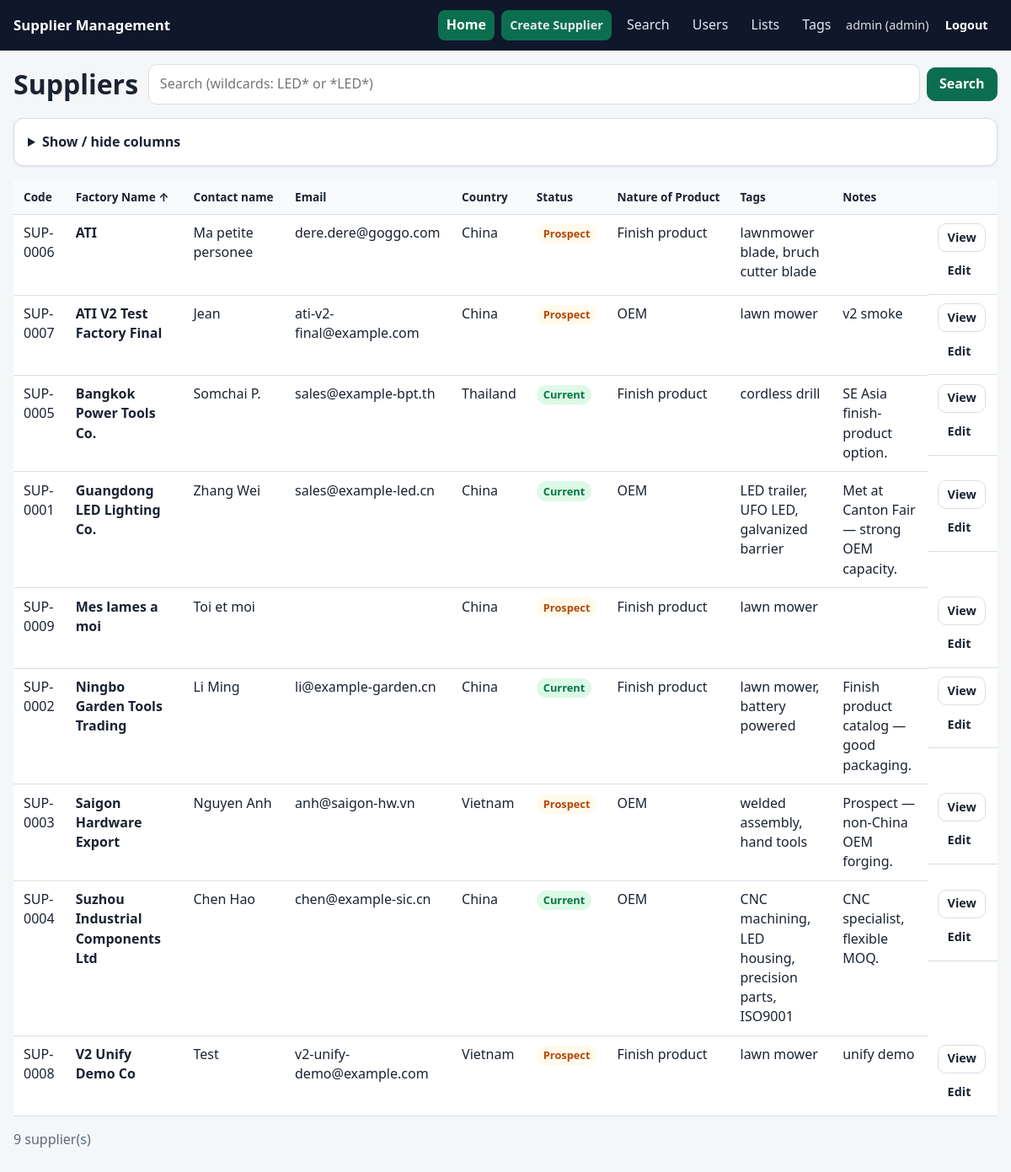
The page / (signed in) on the database its author committed.
### tables this page shows
CREATE TABLE suppliers (
    id_supplier INTEGER PRIMARY KEY AUTOINCREMENT,
    short_code TEXT UNIQUE,
    status TEXT NOT NULL DEFAULT 'Current'
        CHECK(status IN ('Current', 'Prospect', 'Inactive')),
    meet TEXT,
    country TEXT NOT NULL,
    cn_province TEXT,
    city TEXT,
    factory_trading_name TEXT NOT NULL,
    website TEXT,
    contact_name TEXT,
    email TEXT,
    tel_whatsapp_wechat TEXT,
    nature_of_product TEXT,
    item_group_name TEXT,
    production_method TEXT,
    tag_1 TEXT,
    tag_2 TEXT,
    tag_3 TEXT,
    tag_4 TEXT,
    notes TEXT,
    created_at TEXT NOT NULL,
    updated_at TEXT NOT NULL,
    created_by INTEGER REFERENCES users(id),
    updated_by INTEGER REFERENCES users(id)
);

### app/routers/suppliers.py (the view)
@router.get("/")
def home(
    request: Request,
    q: str = Query(""),
    sort: str = Query("factory_trading_name"),
    dir: str = Query("asc"),
):
    user = current_user(request)
    if not user:
        return login_redirect()
    if sort == "tags":
        sort_col = "tag_1"
    elif sort in {c[0] for c in config.ALL_COLUMNS}:
        sort_col = sort
    else:
        sort_col = "factory_trading_name"
    direction = "DESC" if dir.lower() == "desc" else "ASC"
    where, params = build_search_where({"q": q})
    sql = f"SELECT * FROM suppliers WHERE {where} ORDER BY {sort_col} COLLATE NOCASE {direction}"
    with db_session() as conn:
        rows = [dict(r) for r in conn.execute(sql, params).fetchall()]
        visible = load_visible_columns(user["id"])
    return render(
        request,
        "home.html",
        {
            "suppliers": [_enrich(r) for r in rows],
            "q": q,
            "sort": sort,
            "dir": "desc" if direction == "DESC" else "asc",
            "visible_columns": visible,
            "column_labels": dict(config.ALL_COLUMNS),
            "nav_active": "home",
        },
    )

### app/templates/home.html (shortened to what this page needs)
{% extends "base.html" %}
{% block content %}
<div class="page-head">
  <h1>Suppliers</h1>
  <form method="get" action="/" class="search-inline">
    <input type="search" name="q" value="{{ q }}" placeholder="Search (wildcards: LED* or *LED*)" class="input-lg">
    <button type="submit" class="btn btn-primary">Search</button>
  </form>
</div>
<details class="card columns-picker">
  <summary>Show / hide columns</summary>
</details>
<div class="table-wrap">
  <table class="data-table">
    <thead>
      <tr>
        {% for key in visible_columns %}
          {% set next_dir = 'desc' if sort == key and dir == 'asc' else 'asc' %}
          <th>
            <a href="/?q={{ q|urlencode }}&sort={{ key }}&dir={{ next_dir }}">
              {{ column_labels.get(key, key) }}{% if sort == key %} {% if dir == 'asc' %}↑{% else %}↓{% endif %}{% endif %}
            </a>
          </th>
        {% endfor %}
        <th></th>
      </tr>
    </thead>
    <tbody>
      {% for s in suppliers %}
      <tr class="clickable-row" data-href="/suppliers/{{ s.id_supplier }}" tabindex="0" role="link">
        {% for key in visible_columns %}
          <td>
            {% if key == 'factory_trading_name' %}
              <a class="row-main-link" href="/suppliers/{{ s.id_supplier }}">{{ s.factory_trading_name or '' }}</a>
            {% elif key == 'status' %}
              <span class="badge badge-{{ s.status|lower }}">{{ s.status }}</span>
            {% elif key == 'notes' %}
              {{ (s.notes or '')[:80] }}{% if s.notes and s.notes|length > 80 %}…{% endif %}
            {% else %}
              {{ s.get(key) or '' }}
            {% endif %}
          </td>
        {% endfor %}
        <td class="row-actions" onclick="event.stopPropagation()">
          <a href="/suppliers/{{ s.id_supplier }}" class="btn btn-sm">View</a>
          <a href="/suppliers/{{ s.id_supplier }}/edit" class="btn btn-sm btn-ghost">Edit</a>
        </td>
      </tr>
      {% else %}
      <tr><td colspan="99" class="muted">No suppliers found.</td></tr>
      {% endfor %}
    </tbody>
  </table>
</div>
<p class="muted">{{ suppliers|length }} supplier(s)</p>
{% endblock %}

### app/templates/base.html (shortened to what this page needs)
<!DOCTYPE html>
<html lang="en">
<head>
  <link rel="stylesheet" href="/static/style.css">
</head>
<body>
  <header class="topbar">
    <div class="brand"><a href="/">Supplier Management</a></div>
    {% if user %}
    <nav class="nav">
      <a href="/" class="{% if nav_active == 'home' %}nav-active{% endif %}">Home</a>
      <a href="/suppliers/new" class="btn btn-sm {% if nav_active == 'create' %}nav-active btn-nav-active{% else %}btn-primary{% endif %}">Create Supplier</a>
      <a href="/search" class="{% if nav_active == 'search' %}nav-active{% endif %}">Search</a>
      {% if user.role == 'admin' %}
      <a href="/admin/users" class="{% if nav_active == 'users' %}nav-active{% endif %}">Users</a>
      <a href="/admin/lookups" class="{% if nav_active == 'lists' %}nav-active{% endif %}">Lists</a>
      <a href="/admin/tags" class="{% if nav_active == 'tags' %}nav-active{% endif %}">Tags</a>
      {% endif %}
      <span class="user-chip">{{ user.username }} ({{ user.role }})</span>
      <form method="post" action="/logout" class="inline">
        <button type="submit" class="btn btn-ghost btn-sm">Logout</button>
      </form>
    </nav>
    {% endif %}
  </header>
  <main class="container">
    {% block content %}{% endblock %}
  </main>
</body>
</html>

### app/static/style.css (style rules this page uses)
:root { --bg: #f4f6f8; --card: #fff; --text: #1a2332; --muted: #5b6b7c; --primary: #0b6e4f; --primary-hover: #095c42; --danger: #b42318; --warn: #b54708; --border: #d8dee6; --radius: 12px; --shadow: 0 1px 3px rgba(16, 24, 40, 0.08); --touch: 48px; font-family: "Segoe UI", system-ui, -apple-system, sans-serif; }
* { box-sizing: border-box; }
body { margin: 0; background: var(--bg); color: var(--text); line-height: 1.45; }
a { color: var(--primary); text-decoration: none; }
.topbar { display: flex; flex-wrap: wrap; gap: 0.75rem; align-items: center; justify-content: space-between; padding: 0.75rem 1rem; background: #0f172a; color: #fff; position: sticky; top: 0; z-index: 20; }
.brand a { color: #fff; font-weight: 700; font-size: 1.05rem; text-decoration: none; }
.nav { display: flex; flex-wrap: wrap; gap: 0.5rem; align-items: center; }
.nav > a { color: #e2e8f0; padding: 0.4rem 0.6rem; border-radius: 8px; }
.user-chip { opacity: 0.85; font-size: 0.9rem; }
.container { max-width: 1200px; margin: 0 auto; padding: 1rem; }
.page-head { display: flex; flex-wrap: wrap; gap: 0.75rem; align-items: center; justify-content: space-between; margin-bottom: 1rem; }
.page-head h1, .page-head h2 { margin: 0; }
.card { background: var(--card); border: 1px solid var(--border); border-radius: var(--radius); padding: 1rem; box-shadow: var(--shadow); margin-bottom: 1rem; }
.muted { color: var(--muted); }
.inline { display: inline; }
input, select, textarea, button { font: inherit; }
.input-lg, select.input-lg, textarea.input-lg { min-height: var(--touch); padding: 0.65rem 0.8rem; border: 1px solid var(--border); border-radius: 10px; background: #fff; width: 100%; }
.btn { display: inline-flex; align-items: center; justify-content: center; gap: 0.35rem; min-height: 40px; padding: 0.45rem 0.9rem; border-radius: 10px; border: 1px solid var(--border); background: #fff; color: var(--text); cursor: pointer; text-decoration: none; font-weight: 600; }
.btn-primary { background: var(--primary); border-color: var(--primary); color: #fff; }
.btn-ghost { background: transparent; border-color: transparent; color: inherit; }
.btn-sm { min-height: 34px; padding: 0.25rem 0.65rem; font-size: 0.9rem; }
.table-wrap { overflow-x: auto; -webkit-overflow-scrolling: touch; }
.data-table { width: 100%; border-collapse: collapse; background: var(--card); }
.data-table th, .data-table td { padding: 0.65rem 0.75rem; border-bottom: 1px solid var(--border); text-align: left; vertical-align: top; }
.data-table th { background: #f8fafc; font-size: 0.85rem; white-space: nowrap; }
.data-table th a { color: inherit; }
.badge { display: inline-block; padding: 0.15rem 0.5rem; border-radius: 999px; background: #eef2f6; font-size: 0.8rem; font-weight: 700; }
.badge-current { background: #dcfae6; color: #067647; }
.badge-prospect { background: #fffaeb; color: #b54708; }
.search-inline { display: flex; flex-wrap: wrap; gap: 0.5rem; align-items: center; flex: 1; }
.search-inline input { flex: 1; min-width: 180px; }
.columns-picker summary { cursor: pointer; font-weight: 700; }
.nav > a.nav-active { background: #0b6e4f; color: #fff !important; font-weight: 700; text-decoration: none; }
tr.clickable-row { cursor: pointer; }
.row-main-link { font-weight: 600; color: inherit; }
.row-actions { display: flex; flex-wrap: wrap; gap: 0.35rem; align-items: center; }

### rows shown on the page
suppliers: short_code "SUP-0006" "Ma petite personee" "dere.dere@goggo.com" "China" "Finish product" "lawnmower blade, bruch cutter blade", factory_trading_name "ATI", status "Prospect"
suppliers: short_code "SUP-0007" "Jean" "ati-v2-final@example.com" "China" "OEM" "lawn mower", factory_trading_name "ATI V2 Test Factory Final", status "Prospect", notes "v2 smoke"
suppliers: short_code "SUP-0005" "Somchai P." "sales@example-bpt.th" "Thailand" "Finish product" "cordless drill", factory_trading_name "Bangkok Power Tools Co.", status "Current", notes "SE Asia finish-product option."
suppliers: short_code "SUP-0001" "Zhang Wei" "sales@example-led.cn" "China" "OEM" "LED trailer, UFO LED, galvanized barrier", factory_trading_name "Guangdong LED Lighting Co.", status "Current", notes "Met at Canton Fair — strong OEM capacity."
suppliers: short_code "SUP-0009" "Toi et moi" "China" "Finish product" "lawn mower", factory_trading_name "Mes lames a moi", status "Prospect"
suppliers: short_code "SUP-0002" "Li Ming" "li@example-garden.cn" "China" "Finish product" "lawn mower, battery powered", factory_trading_name "Ningbo Garden Tools Trading", status "Current", notes "Finish product catalog — good packaging."
suppliers: short_code "SUP-0003" "Nguyen Anh" "anh@saigon-hw.vn" "Vietnam" "OEM" "welded assembly, hand tools", factory_trading_name "Saigon Hardware Export", status "Prospect", notes "Prospect — non-China OEM forging."
suppliers: short_code "SUP-0004" "Chen Hao" "chen@example-sic.cn" "China" "OEM" "CNC machining, LED housing, precision parts, ISO9001", factory_trading_name "Suzhou Industrial Components Ltd", status "Current", notes "CNC specialist, flexible MOQ."
suppliers: short_code "SUP-0008" "Test" "v2-unify-demo@example.com" "Vietnam" "Finish product" "lawn mower", factory_trading_name "V2 Unify Demo Co", status "Prospect", notes "unify demo"

### other values the page prints
{{ user.username }} "admin"
{{ user.role }} "admin"
{{ column_labels.get(key, key) }} "Code" "Factory Name" "Contact name" "Email" "Country" "Status" "Nature of Product" "Tags" "Notes"
{{ suppliers|length }} "9"
